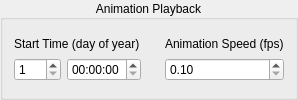
             <widget class="QGroupBox" name="group_ani_playback">
              <property name="title">
               <string>Animation Playback</string>
              </property>
              <property name="alignment">
               <set>Qt::AlignCenter</set>
              </property>
              <layout class="QGridLayout" name="gridLayout_2">
               <property name="topMargin">
                <number>16</number>
               </property>
               <property name="bottomMargin">
                <number>16</number>
               </property>
               <item row="1" column="1">
                <widget class="QDoubleSpinBox" name="spin_ani_speed">
                 <property name="decimals">
                  <number>2</number>
                 </property>
                 <property name="minimum">
                  <double>0.100000000000000</double>
                 </property>
                 <property name="maximum">
                  <double>5.000000000000000</double>
                 </property>
                 <property name="singleStep">
                  <double>0.500000000000000</double>
                 </property>
                </widget>
               </item>
               <item row="0" column="0">
                <widget class="QLabel" name="lbl_start_sec">
                 <property name="text">
                  <string>Start Time (day of year)</string>
                 </property>
                </widget>
               </item>
               <item row="0" column="1">
                <widget class="QLabel" name="lbl_ani_speed">
                 <property name="text">
                  <string>Animation Speed (fps)</string>
                 </property>
                </widget>
               </item>
               <item row="1" column="0">
                <layout class="QHBoxLayout" name="horizontalLayout_5">
                 <property name="rightMargin">
                  <number>18</number>
                 </property>
                 <item>
                  <widget class="QSpinBox" name="spin_doy">
                   <property name="minimum">
                    <number>1</number>
                   </property>
                   <property name="maximum">
                    <number>365</number>
                   </property>
                  </widget>
                 </item>
                 <item>
                  <widget class="QTimeEdit" name="timeEdit"/>
                 </item>
                </layout>
               </item>
              </layout>
             </widget>
